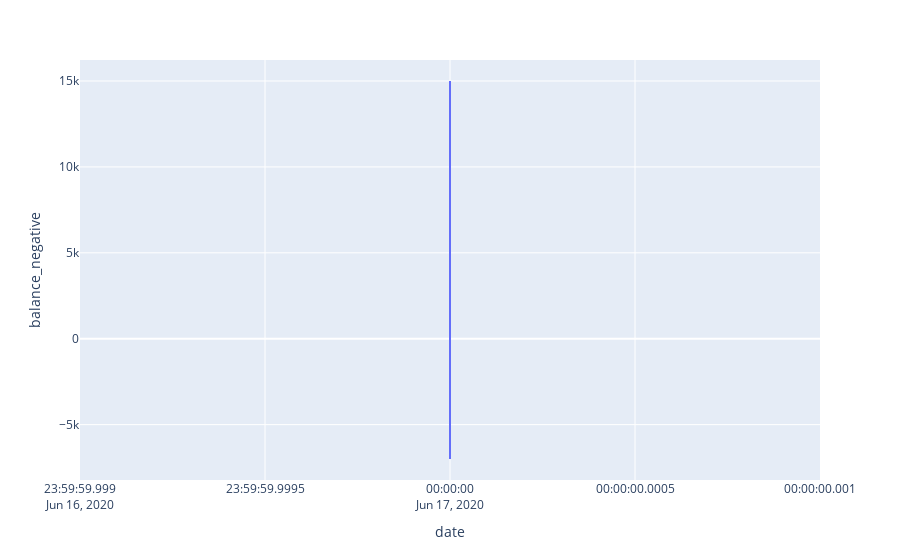

Here is the notebook cell this chart was saved with:
### Code cell
fig = px.line(q2, x="date", y="balance_negative")
fig.show()

### Figure 1 — Plotly figure (JSON) as saved in the notebook; plotly's stock layout.template omitted (floating-point values rounded to 4 significant figures)
{"data": [{"hovertemplate": "date=%{x}<br>balance_negative=%{y}<extra></extra>", "legendgroup": "", "line": {"color": "#636efa", "dash": "solid"}, "mode": "lines", "name": "", "showlegend": false, "type": "scatter", "x": ["2020-06-17", "2020-06-17", "2020-06-17", "2020-06-17", "2020-06-17", "2020-06-17", "2020-06-17", "2020-06-17", "2020-06-17"], "xaxis": "x", "y": [15000, -7000, 1200, 1200, 1700, -1700, -250, 600, 1300], "yaxis": "y"}], "layout": {"legend": {"tracegroupgap": 0}, "margin": {"t": 60}, "xaxis": {"anchor": "y", "domain": [0, 1], "title": {"text": "date"}}, "yaxis": {"anchor": "x", "domain": [0, 1], "title": {"text": "balance_negative"}}}}
